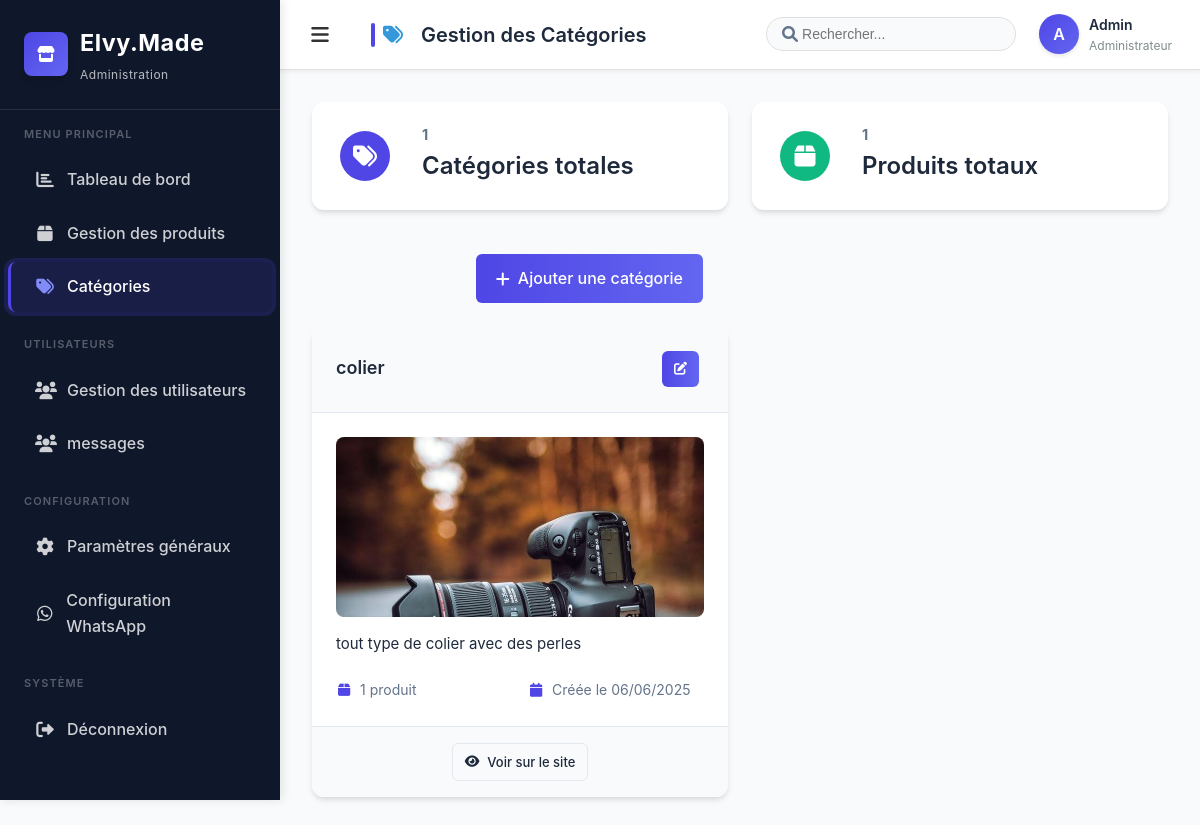
The page /admin/categories/list.php (signed in) on the database its author committed.
### tables this page shows
CREATE TABLE `categories` (
  `id` int NOT NULL,
  `nom` varchar(100) NOT NULL,
  `description` text,
  `image` varchar(255) DEFAULT NULL,
  `slug` varchar(100) DEFAULT NULL,
  `parent_id` int DEFAULT NULL,
  `sort_order` int DEFAULT '0',
  `status` enum('active','inactive') DEFAULT 'active',
  `created_at` timestamp NULL DEFAULT CURRENT_TIMESTAMP,
  `updated_at` timestamp NULL DEFAULT CURRENT_TIMESTAMP ON UPDATE CURRENT_TIMESTAMP
);

### includes/functions.php (called while the page is built, shortened)
<?php
function formatDateFrench($date, $format = 'd/m/Y à H:i') {
    $timestamp = strtotime($date);
    return date($format, $timestamp);
}
?>

### admin/categories/list.php (the view, shortened to what this page needs)
<?php
require_once '../../includes/functions.php';
$db = getDBConnection();
$stmt = $db->query("
    SELECT c.*, COUNT(p.id) as product_count
    FROM categories c
    LEFT JOIN products p ON c.id = p.category_id
    GROUP BY c.id
    ORDER BY c.nom ASC
");
$categories = $stmt->fetchAll();
$total_categories = count($categories);
$total_products = 0;
foreach ($categories as $category) {
    $total_products += $category['product_count'];
}
$header_actions = '<a href="add.php" class="btn btn-admin-primary"><i class="fas fa-plus"></i> Ajouter une catégorie</a>';
?>
<!DOCTYPE html>
<html lang="fr">
<head>
    <link rel="stylesheet" href="../../assets/css/style.css">
    <link rel="stylesheet" href="../../assets/css/admin.css">
    <link rel="stylesheet" href="../../assets/css/responsive.css">
    <link rel="stylesheet" href="https://cdnjs.cloudflare.com/ajax/libs/font-awesome/6.0.0/css/all.min.css">
</head>
<body>
    <div class="admin-layout">
        <?php include '../includes/sidebar.php'; ?>
        <main class="admin-main">
            <?php include '../includes/header.php'; ?>
            <div class="admin-content">
                <div class="stats-grid" >
                    <div class="stat-card">
                        <div class="stat-icon primary">
                            <i class="fas fa-tags"></i>
                        </div>
                        <div class="stat-content">
                            <h3><?php echo $total_categories; ?></h3>
                            <p>Catégories totales</p>
                        </div>
                    </div>
                    <div class="stat-card">
                        <div class="stat-icon success">
                            <i class="fas fa-box"></i>
                        </div>
                        <div class="stat-content">
                            <h3><?php echo $total_products; ?></h3>
                            <p>Produits totaux</p>
                        </div>
                    </div>
                    <?php if (!empty($header_actions)): ?>
                   <div class="header-actions" style="height:60px; display: flex; align-items: center; justify-content: flex-end; padding-right: 20px; padding-top: 30px;">
                        <?php echo $header_actions; ?>
                    </div>
                <?php endif; ?>
                </div>
                <div class="categories-admin-grid">
                    <?php if (count($categories) > 0): ?>
                        <?php foreach ($categories as $category): ?>
                            <div class="category-admin-card">
                                <div class="category-admin-header">
                                    <h3><?php echo htmlspecialchars($category['nom']); ?></h3>
                                    <div class="category-admin-actions">
                                        <a href="edit.php?id=<?php echo $category['id']; ?>"
                                            class="btn btn-sm btn-admin-primary" title="Modifier">
                                            <i class="fas fa-edit"></i>
                                        </a>
                                    </div>
                                </div>
                                <div class="category-admin-content">
                                    <?php if ($category['image']): ?>
                                        <div class="category-admin-image">
                                            <img src="../../uploads/categories/<?php echo htmlspecialchars($category['image']); ?>"
                                                alt="<?php echo htmlspecialchars($category['nom']); ?>">
                                        </div>
                                    <?php endif; ?>
                                    <?php if ($category['description']): ?>
                                        <p class="category-description"><?php echo htmlspecialchars($category['description']); ?></p>
                                    <?php else: ?>
                                        <p class="category-description text-muted">Aucune description</p>
                                    <?php endif; ?>
                                    <div class="category-stats">
                                        <div class="stat-item">
                                            <i class="fas fa-box"></i>
                                            <span><?php echo $category['product_count']; ?> produit<?php echo $category['product_count'] > 1 ? 's' : ''; ?></span>
                                        </div>
                                        <div class="stat-item">
                                            <i class="fas fa-calendar"></i>
                                            <span>Créée le <?php echo formatDateFrench($category['created_at'], 'd/m/Y'); ?></span>
                                        </div>
                                    </div>
                                </div>
                                <div class="category-admin-footer">
                                    <a href="../../pages/category.php?id=<?php echo $category['id']; ?>"
                                        class="btn btn-sm btn-admin-outline" target="_blank">
                                        <i class="fas fa-eye"></i>
                                        Voir sur le site
                                    </a>
                                </div>
                            </div>
                        <?php endforeach; ?>
                    <?php endif; ?>
                </div>
            </div>
        </main>
    </div>
</body>
</html>

### assets/css/style.css (style rules this page uses)
:root { --primary-color: #8b5cf6; --primary-dark: #7c3aed; --primary-light: #c4b5fd; --primary-lighter: #ede9fe; --secondary-color: #a855f7; --accent-color: #f59e0b; --dark-bg: #0f0f23; --dark-card: #1e1b4b; --light-bg: #fafbff; --white: #ffffff; --gray-50: #f8fafc; --gray-100: #f1f5f9; --gray-200: #e2e8f0; --gray-300: #cbd5e1; --gray-400: #94a3b8; --gray-500: #64748b; --gray-600: #475569; --gray-700: #334155; --gray-800: #1e293b; --gray-900: #0f172a; --success-color: #10b981; --error-color: #ef4444; --warning-color: #f59e0b; --info-color: #3b82f6; --gradient-primary: linear-gradient(135deg, var(--primary-color) 0%, var(--secondary-color) 100%); --gradient-light: linear-gradient(135deg, var(--primary-light) 0%, var(--primary-lighter) 100%); --gradient-dark: linear-gradient(135deg, var(--primary-dark) 0%, var(--dark-card) 100%); --font-family: "Inter", -apple-system, BlinkMacSystemFont, "Segoe UI", Roboto, sans-serif; --font-size-xs: 0.75rem; --font-size-sm: 0.875rem; --font-size-base: 1rem; --font-size-lg: 1.125rem; --font-size-xl: 1.25rem; --font-size-2xl: 1.5rem; --font-size-3xl: 1.875rem; --font-size-4xl: 2.25rem; --font-size-5xl: 3rem; --font-size-6xl: 3.75rem; --spacing-1: 0.25rem; --spacing-2: 0.5rem; --spacing-3: 0.75rem; --spacing-4: 1rem; --spacing-5: 1.25rem; --spacing-6: 1.5rem; --spacing-8: 2rem; --spacing-10: 2.5rem; --spacing-12: 3rem; --spacing-16: 4rem; --spacing-20: 5rem; --spacing-24: 6rem; --border-radius: 0.75rem; --border-radius-lg: 1rem; --border-radius-xl: 1.25rem; --border-radius-2xl: 1.5rem; --border-radius-full: 9999px; --shadow-sm: 0 1px 2px 0 rgb(0 0 0 / 0.05); --shadow: 0 4px 6px -1px rgb(0 0 0 / 0.1), 0 2px 4px -2px rgb(0 0 0 / 0.1); --shadow-md: 0 10px 15px -3px rgb(0 0 0 / 0.1), 0 4px 6px -4px rgb(0 0 0 / 0.1); --shadow-lg: 0 20px 25px -5px rgb(0 0 0 / 0.1), 0 8px 10px -6px rgb(0 0 0 / 0.1); --shadow-xl: 0 25px 50px -12px rgb(0 0 0 / 0.25); --shadow-2xl: 0 25px 50px -12px rgb(0 0 0 / 0.25); --shadow-inner: inset 0 2px 4px 0 rgb(0 0 0 / 0.05); --shadow-colored: 0 10px 15px -3px rgb(139 92 246 / 0.3), 0 4px 6px -4px rgb(139 92 246 / 0.3); --transition: all 0.3s cubic-bezier(0.4, 0, 0.2, 1); --transition-fast: all 0.15s cubic-bezier(0.4, 0, 0.2, 1); --transition-slow: all 0.5s cubic-bezier(0.4, 0, 0.2, 1); }
* { margin: 0; padding: 0; box-sizing: border-box; }
body { font-family: var(--font-family); font-size: var(--font-size-base); line-height: 1.6; color: var(--gray-800); background-color: var(--light-bg); -webkit-font-smoothing: antialiased; -moz-osx-font-smoothing: grayscale; }
.btn { display: inline-flex; align-items: center; justify-content: center; gap: var(--spacing-2); padding: var(--spacing-3) var(--spacing-6); border-radius: var(--border-radius-lg); text-decoration: none; font-weight: 600; font-size: var(--font-size-base); transition: var(--transition); border: 2px solid transparent; cursor: pointer; min-height: 48px; }
.btn-sm { padding: var(--spacing-2) var(--spacing-4); font-size: var(--font-size-sm); min-height: 36px; }

### admin/includes/header.php (style rules this page uses)
.header-actions { display: flex; gap: 10px; }

### rows shown on the page
categories: nom "colier", image (picture), description "tout type de colier avec des perles", product_count "1", created_at "06/06/2025"

### other values the page prints
$page_title "Gestion des Catégories"
substr($_SESSION['user_name'], 0, 1) "A"
$_SESSION['user_name'] "Admin"
$total_categories "1"
$total_products "1"
